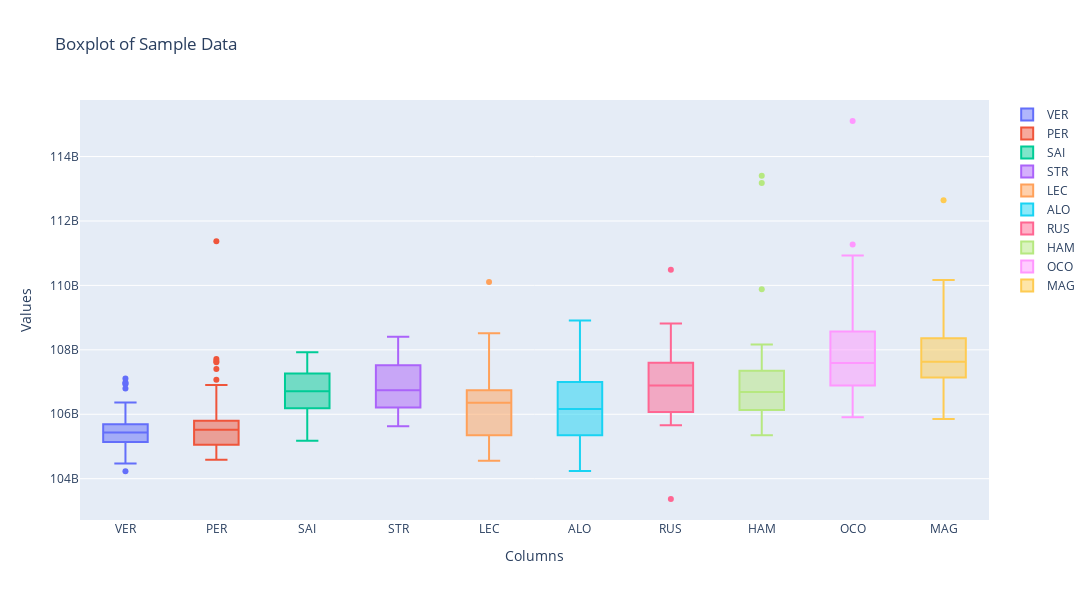

Notebook cell for this chart:
### Code cell
import plotly.graph_objects as go

min_mean_columns = column_means.nsmallest(10).index
# Creare il boxplot
fig = go.Figure()

for col in min_mean_columns:
    fig.add_trace(go.Box(y=new_df[col][new_df[col] < new_df[col].mean() +  new_df[col].std()], name=col))

# Aggiungere etichette per gli assi e il titolo
fig.update_layout(
    title='Boxplot of Sample Data',
    xaxis=dict(title='Columns'),
    yaxis=dict(title='Values'),
    width=1800,  # Larghezza del grafico in pixel
    height=600  # Altezza del grafico in pixel
)

# Mostrare il boxplot
fig.show()

min_mean_columns = column_means.nlargest(10).index
# Creare il boxplot
fig = go.Figure()

for col in min_mean_columns:
    fig.add_trace(go.Box(y=new_df[col][new_df[col] < new_df[col].mean() +  new_df[col].std()], name=col))

# Aggiungere etichette per gli assi e il titolo
fig.update_layout(
    title='Boxplot of Sample Data',
    xaxis=dict(title='Columns'),
    yaxis=dict(title='Values'),
    width=1800,  # Larghezza del grafico in pixel
    height=600  # Altezza del grafico in pixel
)

# Mostrare il boxplot
fig.show()
